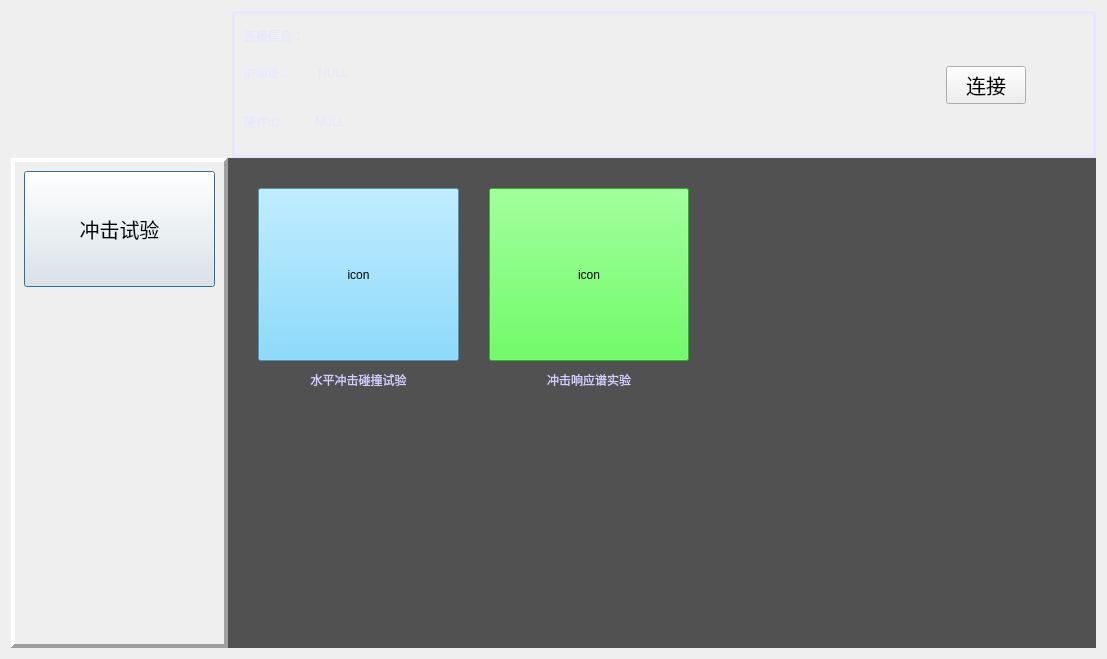
<?xml version="1.0" encoding="UTF-8"?>
<ui version="4.0">
 <class>firstWIndow</class>
 <widget class="QDialog" name="firstWIndow">
  <property name="geometry">
   <rect>
    <x>0</x>
    <y>0</y>
    <width>1107</width>
    <height>659</height>
   </rect>
  </property>
  <property name="windowTitle">
   <string>Dialog</string>
  </property>
  <property name="styleSheet">
   <string notr="true">firstWindow{
	background-color: qlineargradient(spread:pad, x1:0.269528, y1:0.34, x2:1, y2:1, stop:0 rgba(0, 40, 143, 255), stop:1 rgba(255, 255, 255, 255));}</string>
  </property>
  <layout class="QGridLayout" name="gridLayout_3">
   <item row="0" column="0">
    <layout class="QVBoxLayout" name="verticalLayout" stretch="3,10">
     <property name="spacing">
      <number>0</number>
     </property>
     <item>
      <layout class="QHBoxLayout" name="horizontalLayout" stretch="1,4">
       <property name="spacing">
        <number>5</number>
       </property>
       <item>
        <widget class="QWidget" name="widgetForFutherUse" native="true"/>
       </item>
       <item>
        <widget class="QFrame" name="newworkFrame">
         <property name="styleSheet">
          <string notr="true">QFrame{
font: 700 12pt &quot;Microsoft YaHei UI&quot;;
color:rgb(230, 230, 255)}
</string>
         </property>
         <property name="frameShape">
          <enum>QFrame::Panel</enum>
         </property>
         <property name="frameShadow">
          <enum>QFrame::Plain</enum>
         </property>
         <property name="lineWidth">
          <number>3</number>
         </property>
         <property name="midLineWidth">
          <number>3</number>
         </property>
         <layout class="QGridLayout" name="gridLayout_4">
          <item row="0" column="0">
           <layout class="QHBoxLayout" name="horizontalLayout_3">
            <property name="spacing">
             <number>0</number>
            </property>
            <property name="sizeConstraint">
             <enum>QLayout::SetMaximumSize</enum>
            </property>
            <item>
             <layout class="QVBoxLayout" name="verticalLayout_3" stretch="1,4">
              <item>
               <widget class="QLabel" name="label">
                <property name="text">
                 <string>连接信息：</string>
                </property>
               </widget>
              </item>
              <item>
               <layout class="QGridLayout" name="gridLayout" columnstretch="1,4">
                <item row="0" column="0">
                 <widget class="QLabel" name="label_2">
                  <property name="text">
                   <string>IP地址：</string>
                  </property>
                 </widget>
                </item>
                <item row="0" column="1">
                 <widget class="QLabel" name="label_4">
                  <property name="text">
                   <string> NULL</string>
                  </property>
                 </widget>
                </item>
                <item row="1" column="0">
                 <widget class="QLabel" name="label_3">
                  <property name="text">
                   <string>硬件ID：</string>
                  </property>
                 </widget>
                </item>
                <item row="1" column="1">
                 <widget class="QLabel" name="label_5">
                  <property name="text">
                   <string>NULL</string>
                  </property>
                 </widget>
                </item>
               </layout>
              </item>
             </layout>
            </item>
            <item>
             <layout class="QGridLayout" name="gridLayout_2">
              <item row="0" column="1">
               <spacer name="verticalSpacer">
                <property name="orientation">
                 <enum>Qt::Vertical</enum>
                </property>
                <property name="sizeHint" stdset="0">
                 <size>
                  <width>20</width>
                  <height>40</height>
                 </size>
                </property>
               </spacer>
              </item>
              <item row="1" column="0">
               <spacer name="horizontalSpacer">
                <property name="orientation">
                 <enum>Qt::Horizontal</enum>
                </property>
                <property name="sizeHint" stdset="0">
                 <size>
                  <width>348</width>
                  <height>20</height>
                 </size>
                </property>
               </spacer>
              </item>
              <item row="1" column="1">
               <widget class="QPushButton" name="connectToHostButton">
                <property name="font">
                 <font>
                  <pointsize>15</pointsize>
                 </font>
                </property>
                <property name="text">
                 <string>连接</string>
                </property>
               </widget>
              </item>
              <item row="1" column="2">
               <spacer name="horizontalSpacer_2">
                <property name="orientation">
                 <enum>Qt::Horizontal</enum>
                </property>
                <property name="sizeHint" stdset="0">
                 <size>
                  <width>58</width>
                  <height>20</height>
                 </size>
                </property>
               </spacer>
              </item>
              <item row="2" column="1">
               <spacer name="verticalSpacer_2">
                <property name="orientation">
                 <enum>Qt::Vertical</enum>
                </property>
                <property name="sizeHint" stdset="0">
                 <size>
                  <width>20</width>
                  <height>40</height>
                 </size>
                </property>
               </spacer>
              </item>
             </layout>
            </item>
           </layout>
          </item>
         </layout>
        </widget>
       </item>
      </layout>
     </item>
     <item>
      <layout class="QHBoxLayout" name="horizontalLayout_2" stretch="1,4">
       <property name="spacing">
        <number>0</number>
       </property>
       <item>
        <widget class="QFrame" name="frame">
         <property name="frameShape">
          <enum>QFrame::Panel</enum>
         </property>
         <property name="frameShadow">
          <enum>QFrame::Raised</enum>
         </property>
         <property name="lineWidth">
          <number>4</number>
         </property>
         <property name="midLineWidth">
          <number>4</number>
         </property>
         <layout class="QGridLayout" name="gridLayout_5">
          <item row="0" column="0">
           <layout class="QVBoxLayout" name="verticalLayout_2">
            <property name="spacing">
             <number>0</number>
            </property>
            <item>
             <widget class="QPushButton" name="pushButton_2">
              <property name="sizePolicy">
               <sizepolicy hsizetype="Minimum" vsizetype="Expanding">
                <horstretch>0</horstretch>
                <verstretch>0</verstretch>
               </sizepolicy>
              </property>
              <property name="font">
               <font>
                <pointsize>15</pointsize>
               </font>
              </property>
              <property name="text">
               <string>冲击试验</string>
              </property>
              <property name="default">
               <bool>true</bool>
              </property>
             </widget>
            </item>
            <item>
             <widget class="QPushButton" name="pushButton_3">
              <property name="sizePolicy">
               <sizepolicy hsizetype="Minimum" vsizetype="Expanding">
                <horstretch>0</horstretch>
                <verstretch>0</verstretch>
               </sizepolicy>
              </property>
              <property name="text">
               <string/>
              </property>
              <property name="flat">
               <bool>true</bool>
              </property>
             </widget>
            </item>
            <item>
             <widget class="QPushButton" name="pushButton_4">
              <property name="sizePolicy">
               <sizepolicy hsizetype="Minimum" vsizetype="Expanding">
                <horstretch>0</horstretch>
                <verstretch>0</verstretch>
               </sizepolicy>
              </property>
              <property name="text">
               <string/>
              </property>
              <property name="flat">
               <bool>true</bool>
              </property>
             </widget>
            </item>
            <item>
             <widget class="QPushButton" name="pushButton">
              <property name="sizePolicy">
               <sizepolicy hsizetype="Minimum" vsizetype="Expanding">
                <horstretch>0</horstretch>
                <verstretch>0</verstretch>
               </sizepolicy>
              </property>
              <property name="text">
               <string/>
              </property>
              <property name="flat">
               <bool>true</bool>
              </property>
             </widget>
            </item>
           </layout>
          </item>
         </layout>
        </widget>
       </item>
       <item>
        <widget class="QStackedWidget" name="stackedWidget">
         <property name="styleSheet">
          <string notr="true">QLabel{

font: 700 12pt &quot;Microsoft YaHei UI&quot;;
color:rgb(210, 206, 255)
}
</string>
         </property>
         <widget class="QWidget" name="page">
          <property name="styleSheet">
           <string notr="true">background-color: rgb(81, 81, 81);</string>
          </property>
          <widget class="QWidget" name="layoutWidget">
           <property name="geometry">
            <rect>
             <x>30</x>
             <y>30</y>
             <width>431</width>
             <height>211</height>
            </rect>
           </property>
           <layout class="QHBoxLayout" name="horizontalLayout_4">
            <property name="spacing">
             <number>30</number>
            </property>
            <property name="leftMargin">
             <number>0</number>
            </property>
            <item>
             <layout class="QVBoxLayout" name="verticalLayout_4" stretch="9,2">
              <property name="spacing">
               <number>0</number>
              </property>
              <item>
               <widget class="QPushButton" name="pushButton_6">
                <property name="sizePolicy">
                 <sizepolicy hsizetype="Minimum" vsizetype="Expanding">
                  <horstretch>0</horstretch>
                  <verstretch>0</verstretch>
                 </sizepolicy>
                </property>
                <property name="styleSheet">
                 <string notr="true">
background-color: rgb(103, 207, 255);


</string>
                </property>
                <property name="text">
                 <string>icon</string>
                </property>
               </widget>
              </item>
              <item>
               <widget class="QLabel" name="label_6">
                <property name="text">
                 <string>水平冲击碰撞试验</string>
                </property>
                <property name="alignment">
                 <set>Qt::AlignCenter</set>
                </property>
               </widget>
              </item>
             </layout>
            </item>
            <item>
             <layout class="QVBoxLayout" name="verticalLayout_5" stretch="9,2">
              <property name="spacing">
               <number>0</number>
              </property>
              <item>
               <widget class="QPushButton" name="pushButton_7">
                <property name="sizePolicy">
                 <sizepolicy hsizetype="Minimum" vsizetype="Expanding">
                  <horstretch>0</horstretch>
                  <verstretch>0</verstretch>
                 </sizepolicy>
                </property>
                <property name="styleSheet">
                 <string notr="true">background-color: rgb(59, 255, 49);</string>
                </property>
                <property name="text">
                 <string>icon</string>
                </property>
               </widget>
              </item>
              <item>
               <widget class="QLabel" name="label_7">
                <property name="text">
                 <string>冲击响应谱实验</string>
                </property>
                <property name="alignment">
                 <set>Qt::AlignCenter</set>
                </property>
               </widget>
              </item>
             </layout>
            </item>
           </layout>
          </widget>
         </widget>
        </widget>
       </item>
      </layout>
     </item>
    </layout>
   </item>
  </layout>
 </widget>
 <resources/>
 <connections/>
</ui>
